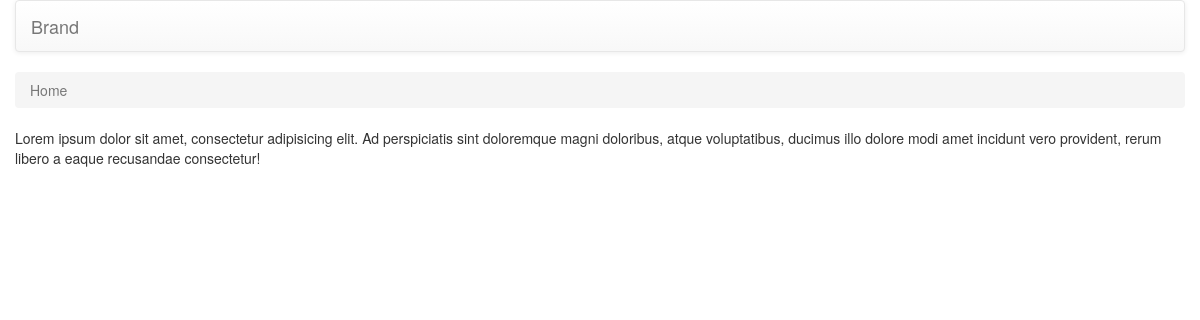
/index.php/home, run on an earlier commit of the app's database.
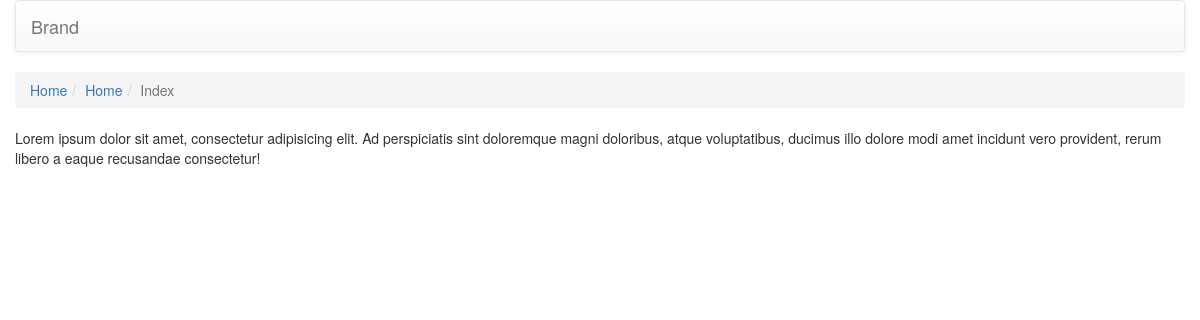
And on a later commit of the database.
### tables this page shows
CREATE TABLE IF NOT EXISTS `app_menu` (
  `id` int(11) NOT NULL,
  `id_parent` int(11) NOT NULL DEFAULT '0',
  `name` varchar(125) NOT NULL,
  `target` varchar(125) NOT NULL,
  `order` int(11) NOT NULL
);

### application/core/MY_Controller.php (called while the page is built, shortened)
<?php
class MY_Controller extends CI_Controller {
	private $data = array();
	public function __construct()
	{
		$this->load->model('Model', 'model', FALSE, 'app_menu');
	}
	protected function callView($data = NULL){
		$data = $data === NULL ? $this->data : $data;
		$this->load->view('main', $data);
	}
}

### application/controllers/sources/Home.php (called while the page is built, shortened)
<?php
class Home extends MY_Controller {
	public function index()
	{
		$this->callView();
	}
}

### index.php (called while the page is built, shortened)
<?php
require_once BASEPATH.'core/CodeIgniter.php';

### application/helpers/global_helper.php (the view, shortened to what this page needs)
<?php
if(!function_exists("getBreadcrumbs")){
	function getBreadcrumbs($current = NULL){
		$CI =& get_instance();
		$activeFunction = $CI->router->fetch_method();
		$menu = $CI->db->where('target', $CI->uri->segment(1))->get('app_menu')->result();
		echo "<ol class=\"breadcrumb\">";
		if(!$menu){
			echo "<li class=\"active\">Home</li>";
		}else{
			foreach($menu as $row){
				if($row->id_parent > 0){
					$parent = $CI->db->where('id', $row->id_parent)->get('app_menu')->row();
					if(!empty($parent)){
						echo "<li><a href=\"".site_url($parent->target)."\">".$parent->name."</a></li>";
					}
				}else{
					echo "<li><a href=\"".site_url()."\">Home</a></li>";
				}
				echo "<li><a href=\"".site_url($row->target)."\">".$row->name."</a></li>";
				if(isset($current)){
					echo "<li><a href=\"".site_url($row->target."/".$activeFunction)."\">".ucwords($activeFunction)."</a></li>";
					echo "<li class=\"active\">".ucwords($current)	."</li>";
				}else{
					echo "<li class=\"active\">".ucwords($activeFunction)	."</li>";
				}
			}
		}
		echo "</ol>";
	}
}

### application/views/main.php (shortened to what this page needs)
<!DOCTYPE html>
<html lang="en">
<head>
	<link rel="stylesheet" href="<?php echo base_url('assets/css/bootstrap.min.css') ?>">
	<link rel="stylesheet" href="<?php echo base_url('assets/css/bootstrap-theme.min.css') ?>">
	<link rel="stylesheet" href="<?php echo base_url('assets/css/dataTables.bootstrap.css') ?>">
</head>
<body>
	<div class="container-fluid">
		<div class="col-md-12">
			<div class="row">
				<nav class="navbar navbar-default">
					<div class="container-fluid">
						<div class="navbar-header">
							<a class="navbar-brand" href="<?php echo site_url() ?>">Brand</a>
						</div>
						<div class="collapse navbar-collapse" id="bs-example-navbar-collapse-1">
						</div>
					</div>
				</nav>
			</div>
			<div class="row">
				<?php getBreadcrumbs((isset($breadActive) ? $breadActive : NULL)); ?>
			</div>
			<div class="row">
				<?php
				if(isset($main_view)){
					if(file_exists(APPPATH."views/".$main_view.".php")){
						$this->load->view($main_view);
					}else{
						echo "Lorem ipsum dolor sit amet, consectetur adipisicing elit. Ad perspiciatis sint doloremque magni doloribus, atque voluptatibus, ducimus illo dolore modi amet incidunt vero provident, rerum libero a eaque recusandae consectetur!";
					}
				}else{
					echo "Lorem ipsum dolor sit amet, consectetur adipisicing elit. Ad perspiciatis sint doloremque magni doloribus, atque voluptatibus, ducimus illo dolore modi amet incidunt vero provident, rerum libero a eaque recusandae consectetur!";
				}
				?>
			</div>
		</div>
	</div>
</body>
</html>

What changed in the data, as far as the page shows it:
added app_menu: name "Home"
Also different on the page:
text no longer shown: "Home"
